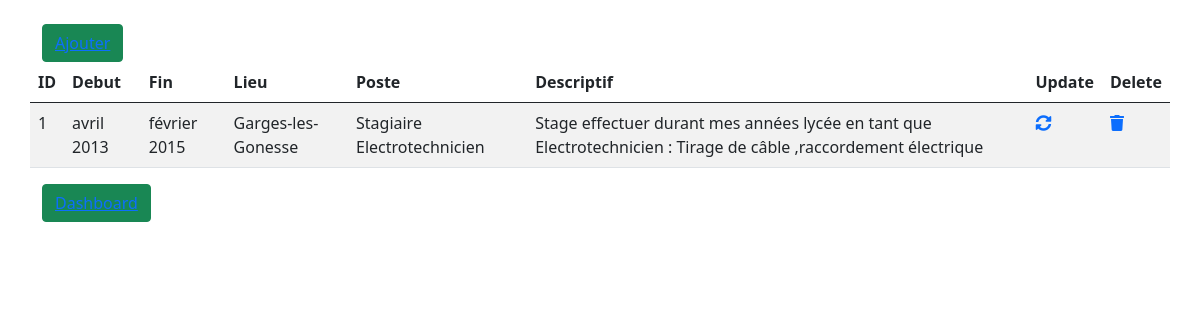
Page /backend/admin/readexperience.php?id=1 on the committed database.
### tables this page shows
CREATE TABLE `experience` (
  `id` int(10) UNSIGNED NOT NULL,
  `debut` varchar(250) NOT NULL,
  `fin` varchar(250) NOT NULL,
  `lieu` varchar(250) NOT NULL,
  `poste` varchar(250) DEFAULT NULL,
  `descriptif` text
);

### backend/admin/readexperience.php (the view, shortened to what this page needs)
<?php
    require_once('connexion.php');
    if(isset($_GET['id']) && !empty($_GET['id'])){
        $id = strip_tags($_GET['id']);
        $sql = 'SELECT * FROM `experience` WHERE `id`=:id';
        $query = $bdd->prepare($sql);
        $query->bindValue(':id', $id, PDO::PARAM_INT);
        $query->execute();
        $experience = $query->fetch();
    }else{
        header('Location: ../config/dashboard.php');
    }
?>
<!DOCTYPE html>
<html lang="en">
    <head>
        <link href="https://cdn.jsdelivr.net/npm/bootstrap@5.1.0/dist/css/bootstrap.min.css" rel="stylesheet">
        <link rel="stylesheet" href="https://cdnjs.cloudflare.com/ajax/libs/font-awesome/5.15.4/css/all.min.css" />
    </head>
    <body><br>
        <div class="container" id="mycontainerread">
            <div class="row" id="myrowread">
            <div class="col-md-3" id="myleft1">
                    <div class="row" id="myrowdash10">
                        <div class="col-md-4" id="dash12">
                            <button class="btn btn-success">
                                <a class="ajout" href="addexperience.php" id="dash12">Ajouter</a>
                            </button>
                        </div>
                        <div class="col-md-8" id="dash21">
                        </div>
                    </div>
                    </div>
                <div class="col-md-3" id="mycenter10">
                </div>
                <div class="col-md-3" id="myright1"></div>
                <div class="col-md-3" id="right2"></div>
            </div>
            <div class="row" id="myrowdash2">
                <table class="table table-striped">
                    <thead>
                        <tr>
                            <th scope="col">ID</th>
                            <th scope="col">Debut</th>
                            <th scope="col">Fin</th>
                            <th scope="col">Lieu</th>
                            <th scope="col">Poste</th>
                            <th scope="col">Descriptif</th>
                            <th scope="col">Update</th>
                            <th scope="col">Delete</th>
                        </tr>
                    </thead>
                    <tbody>
                        <tr>
                            <td><?= $experience['id']?></td>
                            <td><?= $experience['debut']?></td>
                            <td><?= $experience['fin']?></td>
                            <td><?= $experience['lieu']?></td>
                            <td><?= $experience['poste']?></td>
                            <td><?= $experience['descriptif']?></td>
                            <td class="ikp1">
                                <a class="#" href="updateexperience.php?id=<?= $experience['id']?>">
                                    <i class="fas fa-sync-alt ikp21"></i>
                                </a>
                            </td>
                            <td class="ikp1">
                                <a class="#" href="deleteexperience.php?id=<?= $experience['id']?>">
                                    <i class="fas fa-trash ikp31"></i>
                                </a>
                            </td>
                        </tr>
                    </tbody>
                </table>
            </div>
            <div class="row" id="myrowedit3">
                <div class="col-md-4" id="mybtn1">
                    <button type="button" class="btn btn-success">
                        <a href="../config/dashboard.php" id="dash12">Dashboard</a>
                    </button>
                </div>
                <div class="col-md-4" id="mybtn2"></div>
                <div class="col-md-4" id="mybtn3"></div>
            </div>
        </div>
    </body>
</html>

### rows in the picture
experience: id "1", debut "avril 2013", fin "février 2015", lieu "Garges-les-Gonesse", poste "Stagiaire Electrotechnicien", descriptif "Stage effectuer durant mes années lycée en tant que Electrotechnicien : Tirage de câble ,raccordement électrique"
